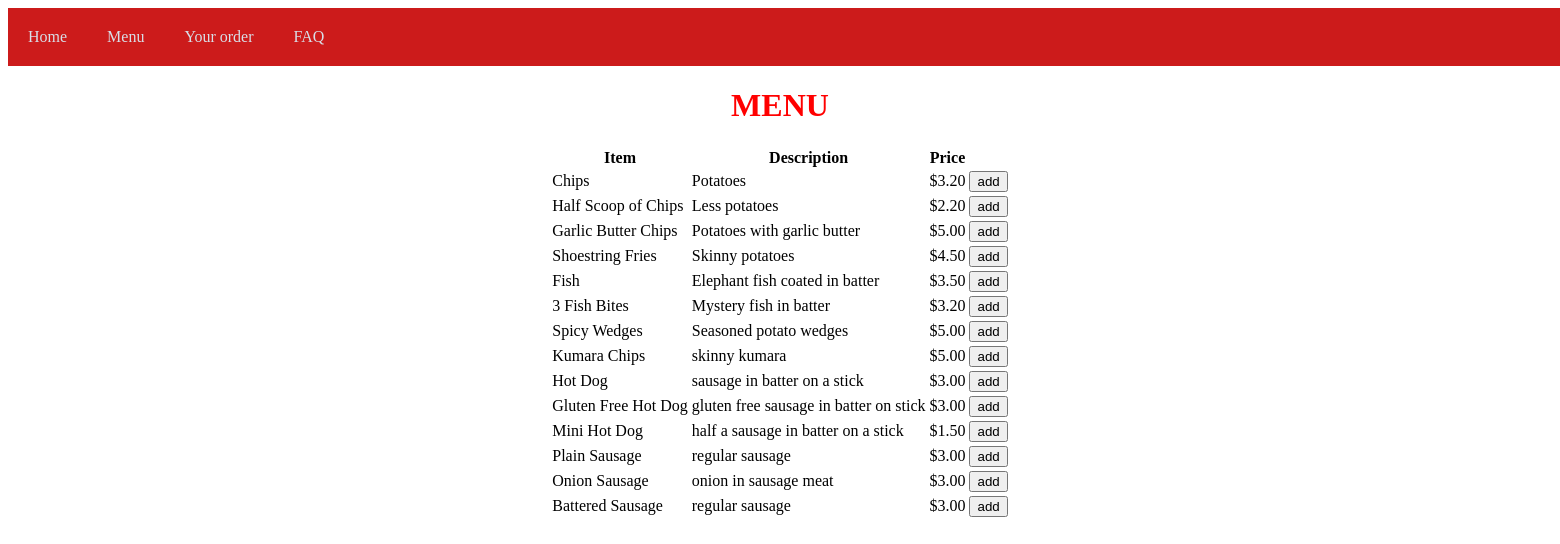
The page /menu on the database its author committed.
### tables this page shows
CREATE TABLE item (id INTEGER PRIMARY KEY, name STRING, description STRING, price DECIMAL);

### main.py (the view)
@app.route("/menu",)
def menu():
   cursor = get_db().cursor()
   sql = "SELECT * FROM item"
   cursor.execute(sql)
   results = cursor.fetchall()
   return render_template("menu.html", results=results)

### main.py (called while the page is built)
def get_db():
    db = getattr(g, '_database', None)
    if db is None:
        db = g._database = sqlite3.connect(DATABASE)
    return db

@app.teardown_appcontext
def close_connection(exception):
    db = getattr(g, '_database', None)
    if db is not None:
        db.close()

### templates/menu.html (shortened to what this page needs)
<!DOCTYPE html>
<html lang="en">
<head>
</head>
<link rel="stylesheet" href={{url_for('static',filename='stickymenu.css')}}>
<body>
    <div id="navbar">
        <a href="http://127.0.0.1:5000/home">Home</a>
        <a href="http://127.0.0.1:5000/menu">Menu</a>
        <a href="http://127.0.0.1:5000/orders">Your order</a>
        <a href="http://127.0.0.1:5000/faq">FAQ</a>
      </div>
 <body>
    <h1>MENU</h1>
    <table class="center">
        <tr>
            <th>Item</th>
            <th>Description</th>
            <th>Price</th>
        </tr>
    {% for item in results %}
    <tr>
        <td>{{ item[1] }}</td>
        <td>{{ item[2] }}</td>
        <td>{{ item[3] }}</td>
        <td>
            <form action="/menu" method="post">
            <input type="submit" value="add">
            </form>
        </td>
    </tr>
    {% endfor %}
    </table>
    </body>
</body>
</html>

### static/stickymenu.css (style rules this page uses)
#navbar { overflow: hidden; background-color: rgb(204, 27, 27); margin: 0px; width: 150%; }
#navbar a { float: left; display: block; color: #d8dee7; text-align: center; padding: 20px; text-decoration: none; }

### templates/menu.html (style rules this page uses)
h1 { color: red; text-align: center; }
table.center { margin-left: auto; margin-right: auto; }

### rows shown on the page
item: name "Chips", description "Potatoes", price "$3.20"
item: name "Half Scoop of Chips", description "Less potatoes", price "$2.20"
item: name "Garlic Butter Chips", description "Potatoes with garlic butter", price "$5.00"
item: name "Shoestring Fries", description "Skinny potatoes", price "$4.50"
item: name "Fish", description "Elephant fish coated in batter", price "$3.50"
item: name "3 Fish Bites", description "Mystery fish in batter", price "$3.20"
item: name "Spicy Wedges", description "Seasoned potato wedges", price "$5.00"
item: name "Kumara Chips", description "skinny kumara", price "$5.00"
item: name "Hot Dog", description "sausage in batter on a stick", price "$3.00"
item: name "Gluten Free Hot Dog", description "gluten free sausage in batter on stick", price "$3.00"
item: name "Mini Hot Dog", description "half a sausage in batter on a stick", price "$1.50"
item: name "Plain Sausage", description "regular sausage", price "$3.00"
item: name "Onion Sausage", description "onion in sausage meat", price "$3.00"
item: name "Battered Sausage", description "regular sausage", price "$3.00"
